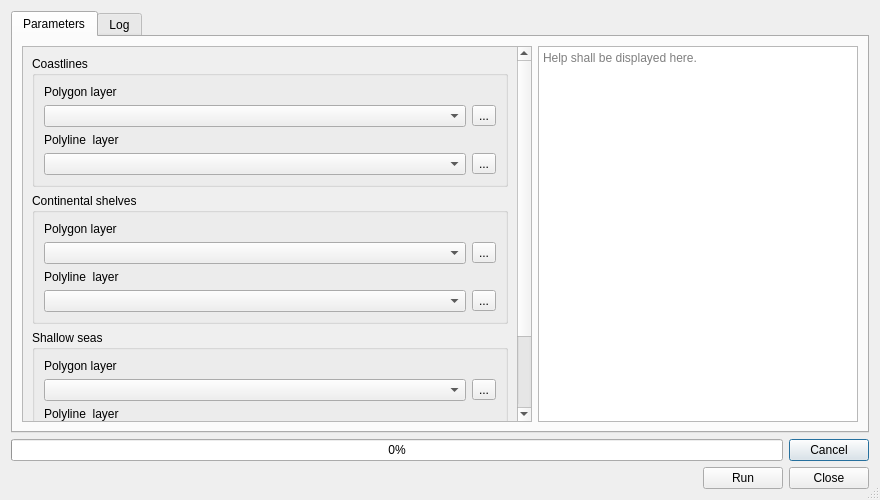
<?xml version="1.0" encoding="UTF-8"?>
<ui version="4.0">
 <class>MaskMakerDialogBase</class>
 <widget class="QDialog" name="MaskMakerDialogBase">
  <property name="geometry">
   <rect>
    <x>0</x>
    <y>0</y>
    <width>880</width>
    <height>500</height>
   </rect>
  </property>
  <property name="sizePolicy">
   <sizepolicy hsizetype="Preferred" vsizetype="Preferred">
    <horstretch>0</horstretch>
    <verstretch>0</verstretch>
   </sizepolicy>
  </property>
  <property name="windowTitle">
   <string>Terra Antiqua - Prepare masks</string>
  </property>
  <property name="sizeGripEnabled">
   <bool>true</bool>
  </property>
  <layout class="QVBoxLayout" name="verticalLayout_11">
   <item>
    <widget class="QTabWidget" name="Tabs">
     <property name="currentIndex">
      <number>0</number>
     </property>
     <widget class="QWidget" name="tab">
      <attribute name="title">
       <string>Parameters</string>
      </attribute>
      <layout class="QGridLayout" name="gridLayout">
       <item row="0" column="0">
        <layout class="QHBoxLayout" name="horizontalLayout_2">
         <item>
          <widget class="QScrollArea" name="scrollArea">
           <property name="verticalScrollBarPolicy">
            <enum>Qt::ScrollBarAlwaysOn</enum>
           </property>
           <property name="widgetResizable">
            <bool>true</bool>
           </property>
           <widget class="QWidget" name="scrollAreaWidgetContents">
            <property name="geometry">
             <rect>
              <x>0</x>
              <y>0</y>
              <width>496</width>
              <height>575</height>
             </rect>
            </property>
            <layout class="QGridLayout" name="gridLayout_2">
             <item row="2" column="0">
              <widget class="QGroupBox" name="groupBox">
               <property name="title">
                <string>Shallow seas</string>
               </property>
               <layout class="QVBoxLayout" name="verticalLayout_8">
                <item>
                 <layout class="QVBoxLayout" name="verticalLayout_6">
                  <item>
                   <widget class="QLabel" name="label_4">
                    <property name="text">
                     <string>Polygon layer</string>
                    </property>
                   </widget>
                  </item>
                  <item>
                   <layout class="QHBoxLayout" name="horizontalLayout_4">
                    <property name="sizeConstraint">
                     <enum>QLayout::SetNoConstraint</enum>
                    </property>
                    <item>
                     <widget class="QgsMapLayerComboBox" name="selectSsMask">
                      <property name="allowEmptyLayer">
                       <bool>true</bool>
                      </property>
                      <property name="showCrs">
                       <bool>true</bool>
                      </property>
                      <property name="excludedProviders">
                       <stringlist>
                        <string>&quot;gdal&quot;</string>
                       </stringlist>
                      </property>
                     </widget>
                    </item>
                    <item>
                     <widget class="QToolButton" name="selectSsButton">
                      <property name="text">
                       <string>...</string>
                      </property>
                     </widget>
                    </item>
                   </layout>
                  </item>
                 </layout>
                </item>
                <item>
                 <layout class="QVBoxLayout" name="verticalLayout_7">
                  <item>
                   <widget class="QLabel" name="label_9">
                    <property name="text">
                     <string>Polyline  layer</string>
                    </property>
                   </widget>
                  </item>
                  <item>
                   <layout class="QHBoxLayout" name="horizontalLayout_6">
                    <property name="sizeConstraint">
                     <enum>QLayout::SetNoConstraint</enum>
                    </property>
                    <item>
                     <widget class="QgsMapLayerComboBox" name="selectSsMaskLine">
                      <property name="allowEmptyLayer">
                       <bool>true</bool>
                      </property>
                      <property name="showCrs">
                       <bool>true</bool>
                      </property>
                      <property name="excludedProviders">
                       <stringlist>
                        <string>&quot;gdal&quot;</string>
                       </stringlist>
                      </property>
                     </widget>
                    </item>
                    <item>
                     <widget class="QToolButton" name="selectSsLineButton">
                      <property name="text">
                       <string>...</string>
                      </property>
                     </widget>
                    </item>
                   </layout>
                  </item>
                 </layout>
                </item>
               </layout>
              </widget>
             </item>
             <item row="3" column="0">
              <widget class="QGroupBox" name="groupBox_4">
               <property name="title">
                <string>Output file path:</string>
               </property>
               <layout class="QHBoxLayout" name="horizontalLayout">
                <item>
                 <layout class="QVBoxLayout" name="verticalLayout">
                  <item>
                   <widget class="QgsFileWidget" name="outputPath"/>
                  </item>
                 </layout>
                </item>
               </layout>
              </widget>
             </item>
             <item row="0" column="0">
              <widget class="QGroupBox" name="groupBox_2">
               <property name="title">
                <string>Coastlines</string>
               </property>
               <layout class="QVBoxLayout" name="verticalLayout_10">
                <item>
                 <layout class="QVBoxLayout" name="verticalLayout_2">
                  <item>
                   <widget class="QLabel" name="label_5">
                    <property name="text">
                     <string>Polygon layer</string>
                    </property>
                   </widget>
                  </item>
                  <item>
                   <layout class="QHBoxLayout" name="horizontalLayout_8">
                    <property name="sizeConstraint">
                     <enum>QLayout::SetNoConstraint</enum>
                    </property>
                    <item>
                     <widget class="QgsMapLayerComboBox" name="selectCoastlineMask">
                      <property name="allowEmptyLayer">
                       <bool>true</bool>
                      </property>
                      <property name="showCrs">
                       <bool>true</bool>
                      </property>
                      <property name="excludedProviders">
                       <stringlist>
                        <string>&quot;gdal&quot;</string>
                       </stringlist>
                      </property>
                     </widget>
                    </item>
                    <item>
                     <widget class="QToolButton" name="selectCoastButton">
                      <property name="text">
                       <string>...</string>
                      </property>
                     </widget>
                    </item>
                   </layout>
                  </item>
                 </layout>
                </item>
                <item>
                 <layout class="QVBoxLayout" name="verticalLayout_3">
                  <item>
                   <widget class="QLabel" name="label_11">
                    <property name="text">
                     <string>Polyline  layer</string>
                    </property>
                   </widget>
                  </item>
                  <item>
                   <layout class="QHBoxLayout" name="horizontalLayout_9">
                    <property name="sizeConstraint">
                     <enum>QLayout::SetNoConstraint</enum>
                    </property>
                    <item>
                     <widget class="QgsMapLayerComboBox" name="selectCoastlineMaskLine">
                      <property name="allowEmptyLayer">
                       <bool>true</bool>
                      </property>
                      <property name="showCrs">
                       <bool>true</bool>
                      </property>
                      <property name="excludedProviders">
                       <stringlist>
                        <string>&quot;gdal&quot;</string>
                       </stringlist>
                      </property>
                     </widget>
                    </item>
                    <item>
                     <widget class="QToolButton" name="selectCoastLineButton">
                      <property name="text">
                       <string>...</string>
                      </property>
                     </widget>
                    </item>
                   </layout>
                  </item>
                 </layout>
                </item>
               </layout>
              </widget>
             </item>
             <item row="1" column="0">
              <widget class="QGroupBox" name="groupBox_3">
               <property name="title">
                <string>Continental shelves</string>
               </property>
               <layout class="QVBoxLayout" name="verticalLayout_9">
                <item>
                 <layout class="QVBoxLayout" name="verticalLayout_4">
                  <item>
                   <widget class="QLabel" name="label_8">
                    <property name="text">
                     <string>Polygon layer</string>
                    </property>
                   </widget>
                  </item>
                  <item>
                   <layout class="QHBoxLayout" name="horizontalLayout_5">
                    <property name="sizeConstraint">
                     <enum>QLayout::SetNoConstraint</enum>
                    </property>
                    <item>
                     <widget class="QgsMapLayerComboBox" name="selectCshMask">
                      <property name="allowEmptyLayer">
                       <bool>true</bool>
                      </property>
                      <property name="showCrs">
                       <bool>true</bool>
                      </property>
                      <property name="excludedProviders">
                       <stringlist>
                        <string>&quot;gdal&quot;</string>
                       </stringlist>
                      </property>
                     </widget>
                    </item>
                    <item>
                     <widget class="QToolButton" name="selectCsButton">
                      <property name="text">
                       <string>...</string>
                      </property>
                     </widget>
                    </item>
                   </layout>
                  </item>
                 </layout>
                </item>
                <item>
                 <layout class="QVBoxLayout" name="verticalLayout_5">
                  <item>
                   <widget class="QLabel" name="label_10">
                    <property name="text">
                     <string>Polyline  layer</string>
                    </property>
                   </widget>
                  </item>
                  <item>
                   <layout class="QHBoxLayout" name="horizontalLayout_7">
                    <property name="sizeConstraint">
                     <enum>QLayout::SetNoConstraint</enum>
                    </property>
                    <item>
                     <widget class="QgsMapLayerComboBox" name="selectCshMaskLine">
                      <property name="allowEmptyLayer">
                       <bool>true</bool>
                      </property>
                      <property name="showCrs">
                       <bool>true</bool>
                      </property>
                      <property name="excludedProviders">
                       <stringlist>
                        <string>&quot;gdal&quot;</string>
                       </stringlist>
                      </property>
                     </widget>
                    </item>
                    <item>
                     <widget class="QToolButton" name="selectCsLineButton">
                      <property name="text">
                       <string>...</string>
                      </property>
                     </widget>
                    </item>
                   </layout>
                  </item>
                 </layout>
                </item>
               </layout>
              </widget>
             </item>
             <item row="4" column="0">
              <spacer name="verticalSpacer">
               <property name="orientation">
                <enum>Qt::Vertical</enum>
               </property>
               <property name="sizeHint" stdset="0">
                <size>
                 <width>20</width>
                 <height>40</height>
                </size>
               </property>
              </spacer>
             </item>
            </layout>
           </widget>
          </widget>
         </item>
         <item>
          <widget class="QTextBrowser" name="helpBox">
           <property name="sizePolicy">
            <sizepolicy hsizetype="Expanding" vsizetype="Expanding">
             <horstretch>0</horstretch>
             <verstretch>0</verstretch>
            </sizepolicy>
           </property>
           <property name="maximumSize">
            <size>
             <width>320</width>
             <height>16777215</height>
            </size>
           </property>
           <property name="placeholderText">
            <string>Help shall be displayed here.</string>
           </property>
          </widget>
         </item>
        </layout>
       </item>
      </layout>
     </widget>
     <widget class="QWidget" name="tab_2">
      <attribute name="title">
       <string>Log</string>
      </attribute>
      <layout class="QHBoxLayout" name="horizontalLayout_3">
       <item>
        <widget class="QTextBrowser" name="logText">
         <property name="autoFormatting">
          <set>QTextEdit::AutoAll</set>
         </property>
         <property name="readOnly">
          <bool>true</bool>
         </property>
         <property name="textInteractionFlags">
          <set>Qt::TextBrowserInteraction</set>
         </property>
         <property name="openExternalLinks">
          <bool>true</bool>
         </property>
        </widget>
       </item>
      </layout>
     </widget>
    </widget>
   </item>
   <item>
    <layout class="QHBoxLayout" name="horizontalLayout_10">
     <item>
      <widget class="QProgressBar" name="progressBar">
       <property name="value">
        <number>0</number>
       </property>
      </widget>
     </item>
     <item>
      <widget class="QPushButton" name="cancelButton">
       <property name="sizePolicy">
        <sizepolicy hsizetype="Fixed" vsizetype="Fixed">
         <horstretch>0</horstretch>
         <verstretch>0</verstretch>
        </sizepolicy>
       </property>
       <property name="text">
        <string>Cancel</string>
       </property>
      </widget>
     </item>
    </layout>
   </item>
   <item>
    <layout class="QHBoxLayout" name="horizontalLayout_12">
     <item>
      <widget class="QLabel" name="warningLabel">
       <property name="text">
        <string/>
       </property>
       <property name="wordWrap">
        <bool>true</bool>
       </property>
      </widget>
     </item>
     <item>
      <widget class="QPushButton" name="runButton">
       <property name="sizePolicy">
        <sizepolicy hsizetype="Fixed" vsizetype="Fixed">
         <horstretch>0</horstretch>
         <verstretch>0</verstretch>
        </sizepolicy>
       </property>
       <property name="text">
        <string>Run</string>
       </property>
      </widget>
     </item>
     <item>
      <widget class="QPushButton" name="closeButton">
       <property name="sizePolicy">
        <sizepolicy hsizetype="Fixed" vsizetype="Fixed">
         <horstretch>0</horstretch>
         <verstretch>0</verstretch>
        </sizepolicy>
       </property>
       <property name="text">
        <string>Close</string>
       </property>
      </widget>
     </item>
    </layout>
   </item>
  </layout>
 </widget>
 <customwidgets>
  <customwidget>
   <class>QgsFileWidget</class>
   <extends>QWidget</extends>
   <header>qgsfilewidget.h</header>
  </customwidget>
  <customwidget>
   <class>QgsMapLayerComboBox</class>
   <extends>QComboBox</extends>
   <header>qgsmaplayercombobox.h</header>
  </customwidget>
 </customwidgets>
 <resources/>
 <connections>
  <connection>
   <sender>closeButton</sender>
   <signal>clicked()</signal>
   <receiver>MaskMakerDialogBase</receiver>
   <slot>close()</slot>
   <hints>
    <hint type="sourcelabel">
     <x>703</x>
     <y>393</y>
    </hint>
    <hint type="destinationlabel">
     <x>382</x>
     <y>214</y>
    </hint>
   </hints>
  </connection>
 </connections>
</ui>
